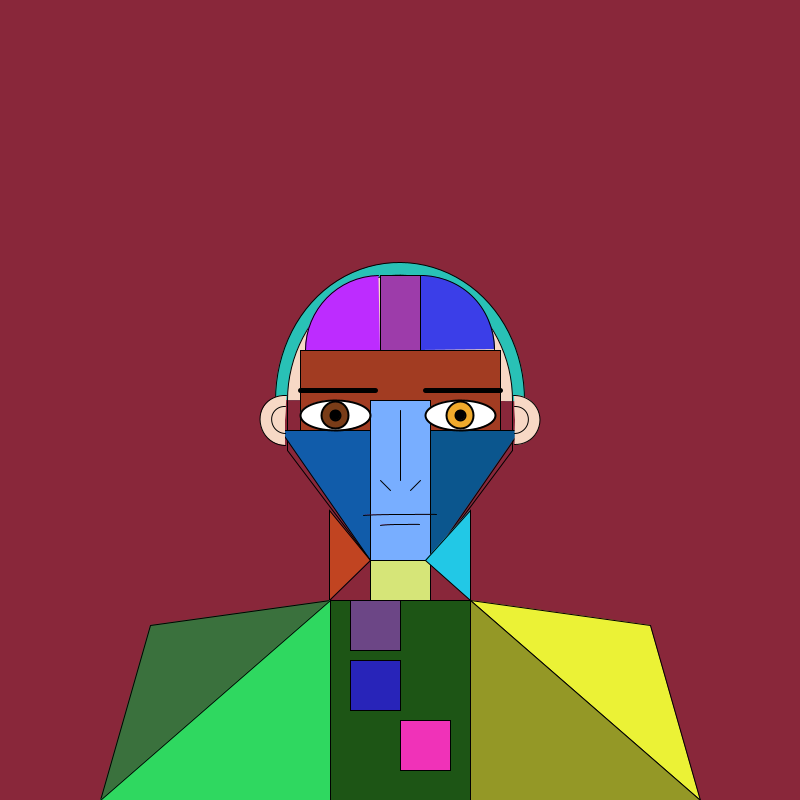
Frame 1 (no input)
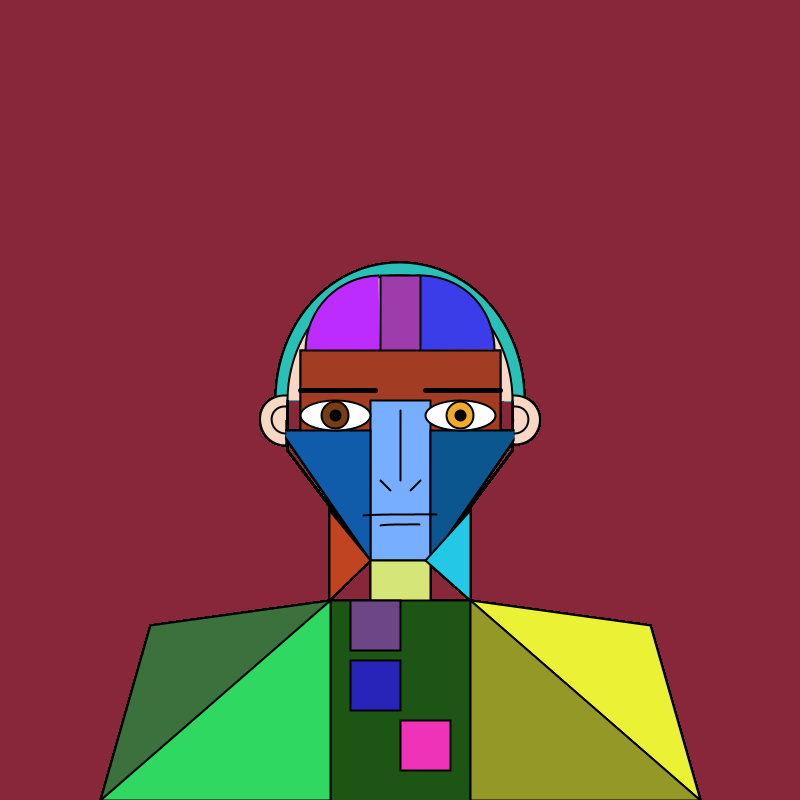
Frame 60 (the mouse pressed at the canvas centre just before this capture)
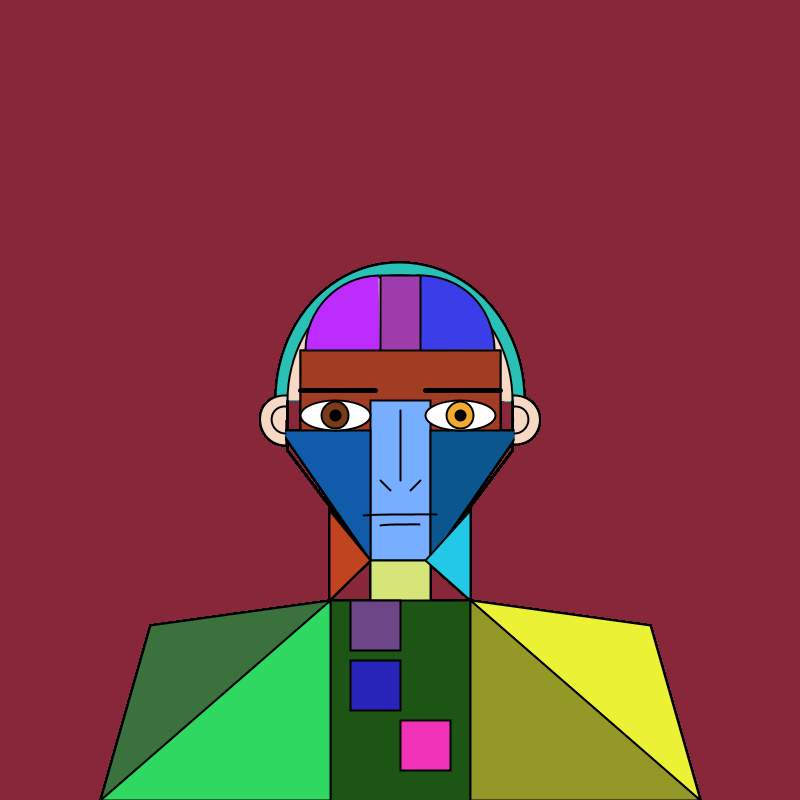
Frame 120 (the mouse held since frame 60 and released just before this capture)

The Processing sketch that drew these frames (run headless with seeded random() and noise(); from frame 60 on, the mouse is pressed at the canvas centre):

// Processing sketch: processing_86664
// ── processing_86664.pde

void setup(){
  size(800,800);
  background(137,39,58);
}

void draw(){
  

  //hair
  fill(41,193,182);
  arc(400, 400, 250 ,275, PI, 3.15 + PI, OPEN);
  
  //head
  fill(247,216,197);
  arc(400, 400, 225, 250, PI, 3.15+PI, OPEN);
  
 rect(300,350,200,100);
 
  line(287,400,287,450);
  line(512,400,512,450);
  //head
  fill(189,44,289);
  arc(380, 350, 150, 150, PI, PI + 1.55);
  
  fill(59,62,232);
  arc(420, 350, 150, 150, 3.1 + PI/2, 4.7 + PI/2);
  fill(157,60,170);
  rect(380,275,40,175);
  fill(162,60,34);
  rect(300,350,200,100);
  fill(120,174,299);
  rect(370,400,60,160);
  fill(17,92,170);
  triangle(370,430,280,430,370,560);
  fill(11,86,142);
  triangle(430,430,520,430,430,560);
  line(287,450,370,560);
  line(512,450,430,560);
  
  
  //nose
    line(400,410,400,480);
    line(390,490,380,480);
    line(410,490,420,480);
  
  //ears
  fill(247,216,197);
  arc(285, 420, 50, 50, PI/2, 3.2 + PI/2);
  arc(515, 420, 50, 50, 3.1 + PI/2, 6.3 + PI/2);
  
  //inner ear
  arc(285, 420, 27, 27, PI/2, 3.2 + PI/2);
  arc(515, 420, 27, 27, 3.1 + PI/2, 6.3 + PI/2);
  
  //neck
  fill(214,229,120);
  rect(370,560,60,60);
  fill(34,200,230);
  triangle(425,560,470,510,470,600);
  fill(193,68,33);
  triangle(370,560,329,510,329,600);

  
  //shoulders
   fill(58,113,61);
  triangle(330,600,100,800,150,625);
  fill(235,242,54);
  triangle(650,625,700,800,470,600);
  fill(29,85,21);
  rect(330,600,140,800);
  fill(47,216,96);
  triangle(330,600,330,800,100,800);
  fill(148,152,38);
  triangle(470,600,470,800,700,800);
   fill(108,70,134);
  rect(350,600,50,50);
  fill(40,36,185);
  rect(350,660,50,50);
  fill(240,50,184);
  rect(400,720,50,50);
  
  //mouth
  arc(400,515,73,1, PI, 3 + PI);
  //lip
  arc(400,525,40,1, PI, 3 + PI);
  
  
  
  
  strokeWeight(2);
 
  
// strokeWeight(1);
  
  
  //pupils
  fill(255,255,255);
  ellipse(335,415,70,30);
  ellipse(460,415,70,30);
  
  //eyebrows
  strokeWeight(5);
  line(300,390,375,390);
  line(425,390,500,390);
  strokeWeight(2);
  //eyes
  fill(121,60,24);
  ellipse(335,415,27,27);
  fill(240,170,44);
  ellipse(460,415,27,27);
  //iris
  fill(0,0,0);
  ellipse(335,415,10,10);
  ellipse(460,415,10,10);


}
